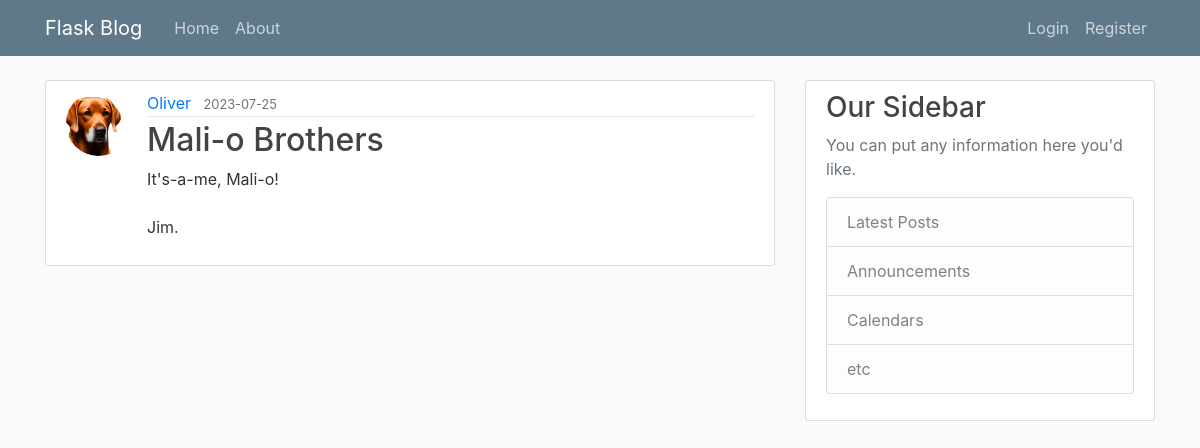
/post/1, run on an earlier commit of the app's database.
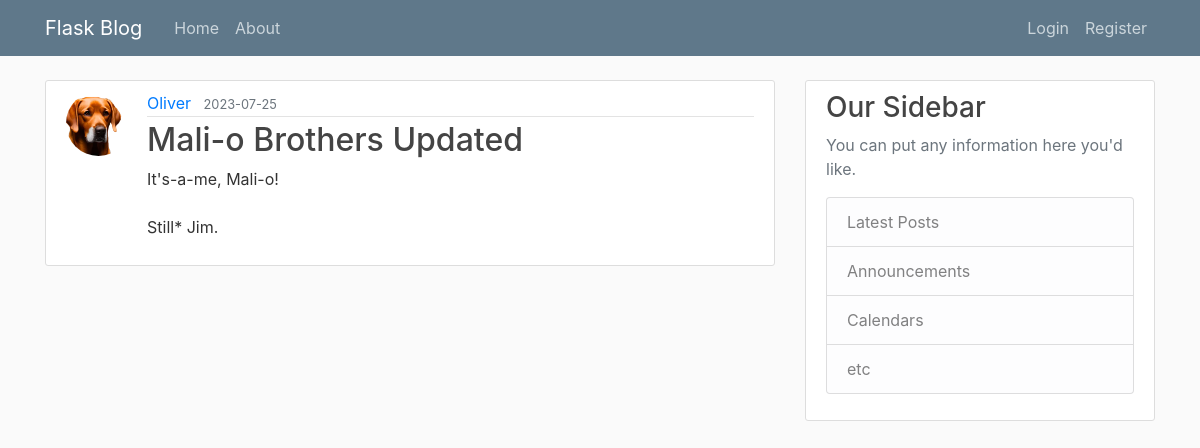
And on a later commit of the database.
### myblog/models.py (models this page shows, shortened)
class Post(db.Model):
    id = db.Column(db.Integer, primary_key = True)
    title = db.Column(db.String(100), nullable=False)
    date_posted = db.Column(db.DateTime, nullable=False, default=datetime.utcnow)
    content = db.Column(db.Text, nullable=False)
    user_id = db.Column(db.Integer, db.ForeignKey('user.id'), nullable=False)

### myblog/routes.py (the view)
@app.route("/post/<int:post_id>")
def post(post_id):
    post = Post.query.get_or_404(post_id)
    return render_template('post.html', title='post.title', post=post)

### myblog/templates/post.html
{% extends "layout.html" %}
{% block content %}
    <article class="media content-section">
        <img class="rounded-circle article-img" src="{{ url_for('static', filename='flask profile pictures/' + post.author.image_file) }}">
        <div class="media-body">
        <div class="article-metadata">
            <a class="mr-2" href="#">{{ post.author.username }}</a>
            <small class="text-muted">{{ post.date_posted.strftime('%Y-%m-%d') }}</small>
        </div>
        <h2 class="article-title">{{ post.title }}</h2>
        <p class="article-content">{{ post.content }}</p>
        </div>
    </article>
{% endblock content %}

What changed in the data, as far as the page shows it:
changed Post: title "Mali-o Brothers" → "Mali-o Brothers Updated"; content "It's-a-me, Mali-o! Jim." → "It's-a-me, Mali-o! Still* Jim."
